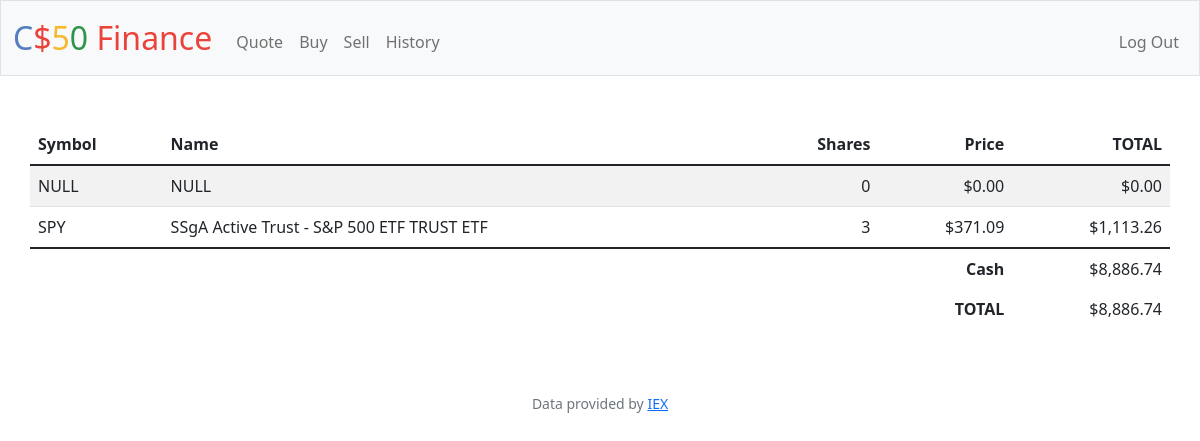
The app's page / (signed in) with its own data.
### tables this page shows
CREATE TABLE portfolio(user_id INTEGER, symbol text, stock_name text, shares integer, price integer, total integer);

CREATE TABLE users (id INTEGER PRIMARY KEY AUTOINCREMENT NOT NULL, username TEXT NOT NULL, hash TEXT NOT NULL, cash NUMERIC NOT NULL DEFAULT 10000.00);

### app.py (the view)
@app.route("/")
@login_required
def index():
    cash = db.execute("SELECT cash from users where id = ?", session["user_id"])
    cash = cash[0]['cash']
    col1 = ['symbol', 'stock_name']
    col2 = ['price', 'total']
    portfolio = db.execute("SELECT * from portfolio where user_id = ?", session["user_id"])
    cost = db.execute("SELECT sum(total) from portfolio where user_id = ?", session["user_id"])
    total = cash - cost[0]['sum(total)']
    real = total + cost[0]['sum(total)']
    return(render_template("index.html", portfolio = portfolio, cash = cash, col1 = col1, col2 = col2, real = real, total = total))

### app.py (called while the page is built)
@app.after_request
def after_request(response):
    response.headers["Cache-Control"] = "no-cache, no-store, must-revalidate"
    response.headers["Expires"] = 0
    response.headers["Pragma"] = "no-cache"
    return response

### helpers.py (called while the page is built)
def login_required(f):
    @wraps(f)
    def decorated_function(*args, **kwargs):
        if session.get("user_id") is None:
            return redirect("/login")
        return f(*args, **kwargs)
    return decorated_function

def usd(value):
    return f"${value:,.2f}"

### templates/index.html (shortened to what this page needs)
{% extends "layout.html" %}
{% block main %}
            <table class = "table table-striped container">
                <thead>
                    <tr>
                        <th class = "text-start">Symbol</th>
                        <th class = "text-start">Name</th>
                        <th class = "text-end">Shares</th>
                        <th class = "text-end">Price</th>
                        <th class = "text-end">TOTAL</th>
                    </tr>
                </thead>
                <tbody>
                    {% for row in portfolio %}
                        <tr>
                            {% for i in col1 %}
                                <td class = "text-start">{{ row[i] }}</th>
                            {% endfor %}
                            {% for i in ['shares'] %}
                                <td class = "text-end">{{ row[i] }}</th>
                            {% endfor%}
                            {% for i in col2 %}
                                <td class = "text-end">{{ row[i] | usd }}</th>
                            {% endfor %}
                        </tr>
                    {% endfor %}
                </tbody>
                <tfoot>
                    <tr>
                        <td class="border-0 fw-bold text-end" colspan="4">Cash</th>
                        <td class="border-0 text-end">{{ cash | usd }}</th>
                    </tr>
                    <tr>
                        <td class="border-0 fw-bold text-end" colspan="4">TOTAL</th>
                        <td class="border-0 text-end">{{ real | usd }}</th>
                    </tr>
                </tfoot>
            </table>
{% endblock %}

### records on screen
portfolio: symbol "NULL" "NULL", shares "0", price "$0.00" "$0.00"
portfolio: symbol "SPY" "SSgA Active Trust - S&P 500 ETF TRUST ETF", shares "3", price "$371.09" "$1,113.26"
users: cash "$8,886.74"

### other values on screen
{{ real | usd }} "$8,886.74"
